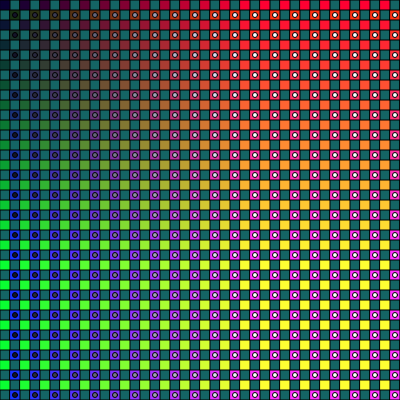
Frame 1 (no input)
Frame 60 (no input): identical to frame 1, image omitted
Frame 120 (the mouse pressed at the canvas centre since frame 60): identical to frame 1, image omitted

The p5.js sketch that drew this single still picture (run headless with seeded random() and noise() and a simulated clock; from frame 60 on, the mouse is pressed at the canvas centre):

// p5.js sketch
// ── sketch.js


function setup() {
  createCanvas(400, 400);
 
}

function draw() {
  background(20,100,100);
  for(var x=0;x<=width;x+=20)
  for(var y=0;y<=height;y+=20)

    
  {fill(x+10,y,50)
  rect(x,y,10,10)
    fill(x+5,50,y)
  rect(x-10,y-10,10,10)
  fill(x,x,x+20)
 ellipse(x-5,y-5,5)
    
  }
 
  
}
